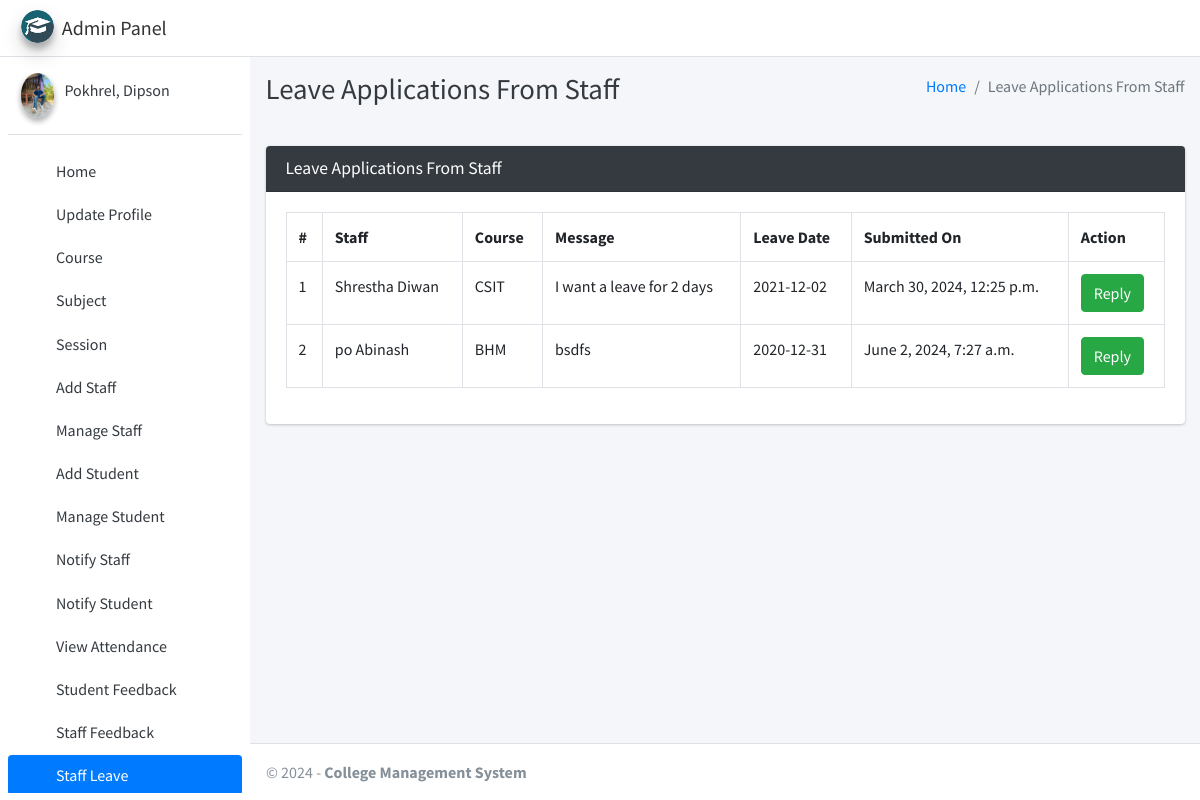
Screenshot of /staff/view/leave/ (signed in) with the database file from the repository.
### main_app/models.py (models this page shows)
class CustomUser(AbstractUser):
    USER_TYPE = ((1, "HOD"), (2, "Staff"), (3, "Student"))
    GENDER = [("M", "Male"), ("F", "Female")]
    username = None  # Removed username, using email instead
    email = models.EmailField(unique=True)
    user_type = models.CharField(default=1, choices=USER_TYPE, max_length=1)
    gender = models.CharField(max_length=1, choices=GENDER)
    profile_pic = models.ImageField()
    address = models.TextField()
    fcm_token = models.TextField(default="")  # For firebase notifications
    created_at = models.DateTimeField(auto_now_add=True)
    updated_at = models.DateTimeField(auto_now=True)
    USERNAME_FIELD = "email"
    REQUIRED_FIELDS = []
    objects = CustomUserManager()
    def __str__(self):
        return self.last_name + ", " + self.first_name

class LeaveReportStaff(models.Model):
    staff = models.ForeignKey(Staff, on_delete=models.CASCADE)
    date = models.CharField(max_length=60)
    message = models.TextField()
    status = models.SmallIntegerField(default=0)
    created_at = models.DateTimeField(auto_now_add=True)
    updated_at = models.DateTimeField(auto_now=True)

class Staff(models.Model):
    course = models.ForeignKey(Course, on_delete=models.DO_NOTHING, null=True, blank=False)
    admin = models.OneToOneField(CustomUser, on_delete=models.CASCADE)
    def __str__(self):
        return self.admin.last_name + " " + self.admin.first_name

class Course(models.Model):
    name = models.CharField(max_length=120)
    created_at = models.DateTimeField(auto_now_add=True)
    updated_at = models.DateTimeField(auto_now=True)
    def __str__(self):
        return self.name

### main_app/hod_views.py (the view, shortened to what this page needs)
# urls.py: path("staff/view/leave/", hod_views.view_staff_leave, name="view_staff_leave",),
@csrf_exempt
def view_staff_leave(request):
    if request.method != 'POST':
        allLeave = LeaveReportStaff.objects.all()
        context = {
            'allLeave': allLeave,
            'page_title': 'Leave Applications From Staff'
        }
        return render(request, "hod_template/staff_leave_view.html", context)

### main_app/templates/hod_template/staff_leave_view.html (shortened to what this page needs)
{% extends 'main_app/base.html' %}
{% load static %}
{% block page_title %}{{page_title}}{% endblock page_title %}
{% block content %}
<section class="content">
    <div class="container-fluid">
        <div class="row">
            <div class="col-md-12">
                <div class="card card-dark">
                    <div class="card-header">
                        <h3 class="card-title">{{page_title}}</h3>
                    </div>
                    <div class="table card-body">
                        <table class="table table-bordered table-hover">
                            <tr>
                                <th>#</th>
                                <th>Staff</th>
                                <th>Course</th>
                                <th>Message</th>
                                <th>Leave Date</th>
                                <th>Submitted On</th>
                                <th>Action</th>
                            </tr>
                            {% for leave in  allLeave %}
                              <tr>
                                  <td>{{forloop.counter}}</td>
                                  <td>{{leave.staff}}</td>
                                  <td>{{leave.staff.course}}</td>
                                  <td>{{leave.message}}</td>
                                  <td>{{leave.date}}</td>
                                  <td>{{leave.created_at}}</td>
                                      {% if leave.status == 0 %}
                                           <td> <button data-toggle = "modal" data-target = "#reply_modal" value="{{leave.id}}" class="btn btn-success reply_open_modal">Reply</button>
{% elif leave.status == -1 %}
<td><span  class='badge badge-danger'>Rejected</span></td>
{% else %}
<td><span  class='badge badge-success'>Approved</span></td>
                                            <td>{{feedback.updated_at}}</td>
                                      {% endif %}
                                  </td>
                              </tr>
                            {% endfor %}
                        </table>
                    </div>
                    </div>
            </div>
        </div>
    </div>
</section>
{% endblock content %}

### main_app/templates/main_app/sidebar_template.html (shortened to what this page needs)
{% load static %}
<aside class="main-sidebar sidebar-light-primary elevation-10">
    {% if request.user.user_type == '1' %}
    <a href="{% url 'admin_home' %}" class="brand-link">
        <img src="{% static 'dist/img/cmsl.png' %} " alt="AdminLTE Logo"
            class="brand-image img-circle elevation-3" >
        <span class="brand-text font-weight-dark">Admin Panel</span>
    </a>
    <div class="sidebar">
        <div class="user-panel mt-3 pb-3 mb-3 d-flex">
            <div class="image">
                <img src="{{ request.user.profile_pic}}" class="img-circle elevation-2" alt="User Image">
            </div>
            <div class="info">
                <a href="#" class="d-block">{{user}}</a>
            </div>
        </div>
        <nav class="mt-2">
            <ul class="nav nav-pills nav-sidebar flex-column" data-widget="treeview" role="menu" data-accordion="false">
                <li class="nav-item">
                    {% url 'admin_home' as admin_home %}
                    <a href="{{admin_home}}" class="nav-link {% if admin_home == request.path %} active {% endif %}">
                        <i class="nav-icon fas fa-home"></i>
                        <p>
                            Home
                        </p>
                    </a>
                </li>
                <li class="nav-item">
                    {% url 'admin_view_profile' as admin_view_profile %}
                    <a href="{{admin_view_profile}}"
                        class="nav-link {% if admin_view_profile == request.path %} active {% endif %}">
                        <i class="nav-icon fas fa-address-card"></i>
                        <p>
                            Update Profile
                        </p>
                    </a>
                </li>
                <li class="nav-item has-treeview">
                    <a href="#" class="nav-link">
                        <i class="nav-icon fas fa-bookmark"></i>
                        <p>
                            Course
                            <i class="fas fa-angle-left right"></i>
                        </p>
                    </a>
                </li>
                <li class="nav-item has-treeview">
                    <a href="#" class="nav-link">
                        <i class="nav-icon fas fa-book"></i>
                        <p>
                            Subject
                            <i class="fas fa-angle-left right"></i>
                        </p>
                    </a>
                </li>
                <li class="nav-item has-treeview">
                    <a href="#" class="nav-link">
                        <i class="nav-icon fas fa-clock"></i>
                        <p>
                            Session
                            <i class="fas fa-angle-left right"></i>
                        </p>
                    </a>
                </li>
                <li class="nav-item">
                    {% url 'add_staff' as add_staff %}
                    <a href="{{add_staff}}" class="nav-link {% if add_staff == request.path %} active {% endif %}">
                        <i class="nav-icon fas fa-user-plus"></i>
                        <p>
                            Add Staff
                        </p>
                    </a>
                </li>
                <li class="nav-item">
                    {% url 'manage_staff' as manage_staff %}
                    {% url 'edit_staff' staff_id as edit_staff %}
                    <a href="{{manage_staff}}"
                        class="nav-link {% if manage_staff == request.path or request.path == edit_staff %} active {% endif %}">
                        <i class="nav-icon fas fa-th"></i>
                        <p>
                            Manage Staff
                        </p>
                    </a>
                </li>
                <li class="nav-item">
                    {% url 'add_student' as add_student%}
                    <a href="{{add_student}}" class="nav-link  {% if add_student == request.path %} active {% endif %}">
                        <i class="nav-icon fas fa-user-plus"></i>
                        <p>
                            Add Student
                        </p>
                    </a>
                </li>
                <li class="nav-item">
                    {% url 'manage_student' as manage_student %}
                    {% url 'edit_student' student_id as edit_student %}
                    <a href="{{manage_student}}"
                        class="nav-link  {% if edit_student == request.path or manage_student == request.path %} active {% endif %}">
                        <i class="nav-icon fas fa-th"></i>
                        <p>
                            Manage Student
                        </p>
                    </a>
                </li>
                 <li class="nav-item">
                    {% url 'admin_notify_staff' as admin_notify_staff %}
                    <a href="{{admin_notify_staff}}"
                        class="nav-link {% if admin_notify_staff == request.path %} active {% endif %}">
                        <i class="nav-icon fas fa-bullhorn"></i>
                        <p>
                            Notify Staff
                        </p>
                    </a>
                </li>
                <li class="nav-item">
                    {% url 'admin_notify_student' as admin_notify_student %}
                    <a href="{{admin_notify_student}}"
                        class="nav-link {% if admin_notify_student == request.path %} active {% endif %}">
                        <i class="nav-icon fas fa-bullhorn"></i>
                        <p>
                            Notify Student
                        </p>
                    </a>
                </li>
                <li class="nav-item">
                    {% url 'admin_view_attendance' as admin_view_attendance %}
                <li class="nav-item">
                    <a href="{{admin_view_attendance}}"
                        class="nav-link  {% if admin_view_attendance == request.path %} active {% endif %}">
                        <i class="nav-icon fas fa-calendar-alt"></i>
                        <p>
                            View Attendance
                        </p>
                    </a>
                </li>
                <li class="nav-item">
                    {% url 'student_feedback_message' as student_feedback_message %}
                    <a href="{{ student_feedback_message }}"
                        class="nav-link  {% if student_feedback_message == request.path %} active {% endif %}">
                        <i class="nav-icon fas fa-comment-alt"></i>
                        <p>
                            Student Feedback
                        </p>
                    </a>
                </li>
                <li class="nav-item">
                    {% url 'staff_feedback_message' as staff_feedback_message %}
                    <a href="{{staff_feedback_message}}"
                        class="nav-link   {% if staff_feedback_message == request.path %} active {% endif %}">
                        <i class="nav-icon fas fa-comment"></i>
                        <p>
                            Staff Feedback
                        </p>
                    </a>
                </li>
                <li class="nav-item">
                    {% url 'view_staff_leave' as view_staff_leave %}
                    <a href="{{view_staff_leave}}"
                        class="nav-link  {% if view_staff_leave == request.path %} active {% endif %}">
                        <i class="nav-icon fas fa-check-double"></i>
                        <p>
                            Staff Leave
                        </p>
                    </a>
                </li>
                                        {% endif %}
                                    </ul>
                                </nav>
                            </div>
</aside>

### rows the page displays
CustomUser: user.profile_pic (picture), last_name+first_name "Pokhrel, Dipson"
LeaveReportStaff: staff "Shrestha Diwan", staff.course "CSIT", message "I want a leave for 2 days", date "2021-12-02", created_at "March 30, 2024, 12:25 p.m."
LeaveReportStaff: staff "po Abinash", staff.course "BHM", message "bsdfs", date "2020-12-31", created_at "June 2, 2024, 7:27 a.m."

### other values shown
{{ page_title }} "Leave Applications From Staff"
